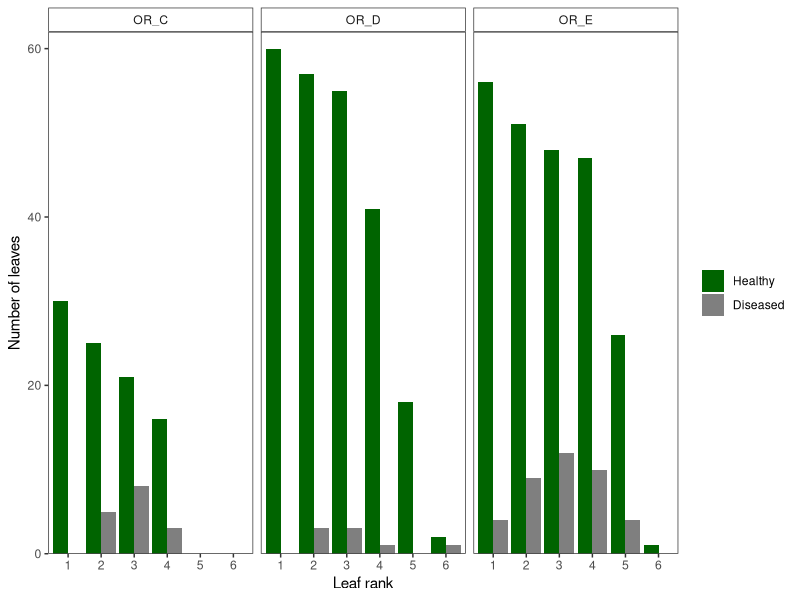
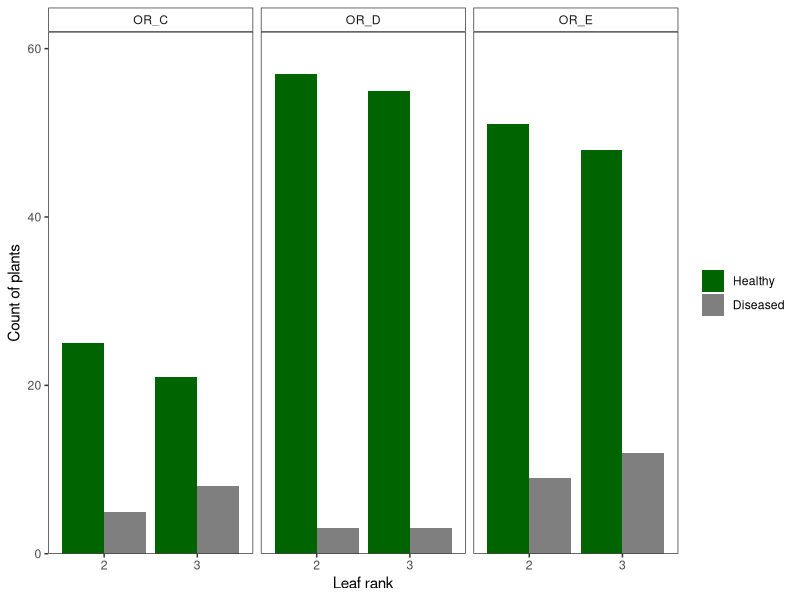

These charts were generated, in order, by the following R code:
## ---- chunk 1
knitr::opts_chunk$set(echo = FALSE)
library(tidyverse)
library(readxl)
## ---- chunk 2

or <- read_xlsx(path = "oregon-leaf2/Data_WD_OR_2019_Comparison.xlsx",sheet="data final",trim_ws = TRUE)
or$Estuary <- as.factor(or$Estuary)
or$Site <- as.factor(or$Site)
leaf <- tibble("Site"=or$Site,"Depth"=or$Depth,"Shoot"=or$`Shoot #`,"Leaf"=or$`Leaf #`,WD=or$`Wasting Disease?`)
leaf$WD <- gsub("1","0",leaf$WD)
leaf$WD <- gsub("2","1",leaf$WD)
leaf$Meadow[leaf$Site=="IF"] <- "OR_D"
leaf$Meadow[leaf$Site=="SBS"] <- "OR_C"
leaf$Meadow[leaf$Site=="SBN"] <- "OR_E"

leaf$Leaf <- as.factor(leaf$Leaf)
leaf_summ <- leaf %>%
  group_by(Site,Meadow,Depth,Leaf)%>%
  summarise(n=length(WD),diseased=length(WD[WD==1]),healthy=length(WD[WD==0]),
            prevalence=diseased/n)
leaf_summ2 <- leaf %>%
  group_by(Site,Meadow,Leaf)%>%
  summarise(n=length(WD),diseased=length(WD[WD==1]),healthy=length(WD[WD==0]),
            prevalence=diseased/n)
print(leaf_summ2)

ggplot(leaf,aes(x=Leaf,fill=WD))+geom_bar(position = position_dodge(preserve = "single"))+
  facet_wrap(~Meadow)+
  scale_y_continuous(expand = c(0,0),limits=c(0,62))+
  theme_bw(base_size = 11)+
  scale_fill_manual(values=c("darkgreen","grey50"),labels=c("Healthy","Diseased"))+
  xlab("Leaf rank")+
  ylab("Number of leaves")+
  theme(legend.title = element_blank(),
        panel.grid = element_blank(),
        strip.background = element_rect(fill="white"))
ggplot(leaf[leaf$Leaf==2|leaf$Leaf==3,],aes(x=Leaf,fill=WD))+geom_bar(position = position_dodge(preserve = "single"))+
  facet_wrap(~Meadow)+
  scale_y_continuous(expand = c(0,0),limits=c(0,62))+
  theme_bw(base_size = 11)+
  scale_fill_manual(values=c("darkgreen","grey50"),labels=c("Healthy","Diseased"))+
  xlab("Leaf rank")+
  ylab("Count of plants")+
  theme(legend.title = element_blank(),
        panel.grid = element_blank(),
        strip.background = element_rect(fill="white"))
## ---- chunk 3
leaf23 <- subset(leaf,Leaf=="2" | Leaf=="3")
leaf23$WD <- as.integer(leaf23$WD)
m1 <- glm(WD~Leaf,data=leaf23, family=binomial)
summary(m1)
m2 <- glm(WD~Leaf*Site,data=leaf23, family=binomial)
summary(m2)
drop1(m2)
